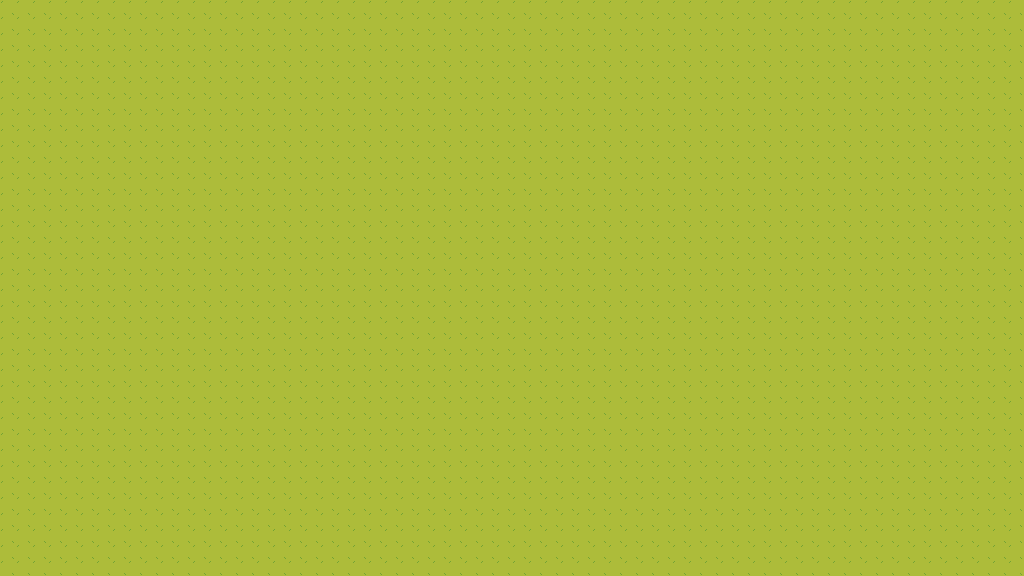

A level layout from a 2D game, rendered from its tile map. Below: a short description, then the map file with its tile-grid data intact:
An orthogonal 32x18 tile map with 32x32 px tiles, 1 tile layer (Tile Layer 1).

<map version="1.10" tiledversion="1.11.0" orientation="orthogonal" renderorder="right-down" width="32" height="18" tilewidth="32" tileheight="32" infinite="0" nextlayerid="2" nextobjectid="1">
 <tileset firstgid="1" name="FieldGreen" tilewidth="32" tileheight="32" tilecount="1" columns="1">
  <image source="FieldGreen.png" width="32" height="32" />
 </tileset>
 <layer id="1" name="Tile Layer 1" width="32" height="18">
  <data encoding="csv">
1,1,1,1,1,1,1,1,1,1,1,1,1,1,1,1,1,1,1,1,1,1,1,1,1,1,1,1,1,1,1,1,
1,1,1,1,1,1,1,1,1,1,1,1,1,1,1,1,1,1,1,1,1,1,1,1,1,1,1,1,1,1,1,1,
1,1,1,1,1,1,1,1,1,1,1,1,1,1,1,1,1,1,1,1,1,1,1,1,1,1,1,1,1,1,1,1,
1,1,1,1,1,1,1,1,1,1,1,1,1,1,1,1,1,1,1,1,1,1,1,1,1,1,1,1,1,1,1,1,
1,1,1,1,1,1,1,1,1,1,1,1,1,1,1,1,1,1,1,1,1,1,1,1,1,1,1,1,1,1,1,1,
1,1,1,1,1,1,1,1,1,1,1,1,1,1,1,1,1,1,1,1,1,1,1,1,1,1,1,1,1,1,1,1,
1,1,1,1,1,1,1,1,1,1,1,1,1,1,1,1,1,1,1,1,1,1,1,1,1,1,1,1,1,1,1,1,
1,1,1,1,1,1,1,1,1,1,1,1,1,1,1,1,1,1,1,1,1,1,1,1,1,1,1,1,1,1,1,1,
1,1,1,1,1,1,1,1,1,1,1,1,1,1,1,1,1,1,1,1,1,1,1,1,1,1,1,1,1,1,1,1,
1,1,1,1,1,1,1,1,1,1,1,1,1,1,1,1,1,1,1,1,1,1,1,1,1,1,1,1,1,1,1,1,
1,1,1,1,1,1,1,1,1,1,1,1,1,1,1,1,1,1,1,1,1,1,1,1,1,1,1,1,1,1,1,1,
1,1,1,1,1,1,1,1,1,1,1,1,1,1,1,1,1,1,1,1,1,1,1,1,1,1,1,1,1,1,1,1,
1,1,1,1,1,1,1,1,1,1,1,1,1,1,1,1,1,1,1,1,1,1,1,1,1,1,1,1,1,1,1,1,
1,1,1,1,1,1,1,1,1,1,1,1,1,1,1,1,1,1,1,1,1,1,1,1,1,1,1,1,1,1,1,1,
1,1,1,1,1,1,1,1,1,1,1,1,1,1,1,1,1,1,1,1,1,1,1,1,1,1,1,1,1,1,1,1,
1,1,1,1,1,1,1,1,1,1,1,1,1,1,1,1,1,1,1,1,1,1,1,1,1,1,1,1,1,1,1,1,
1,1,1,1,1,1,1,1,1,1,1,1,1,1,1,1,1,1,1,1,1,1,1,1,1,1,1,1,1,1,1,1,
1,1,1,1,1,1,1,1,1,1,1,1,1,1,1,1,1,1,1,1,1,1,1,1,1,1,1,1,1,1,1,1
</data>
 </layer>
</map>
